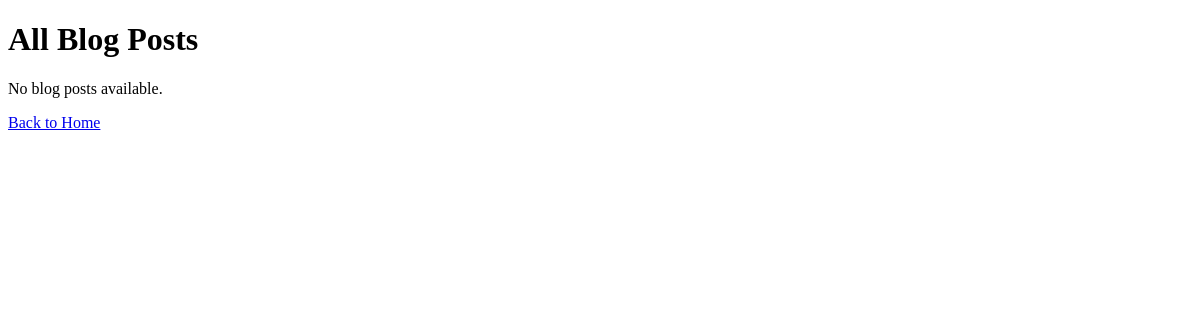
Page /items/ on the earlier database version.
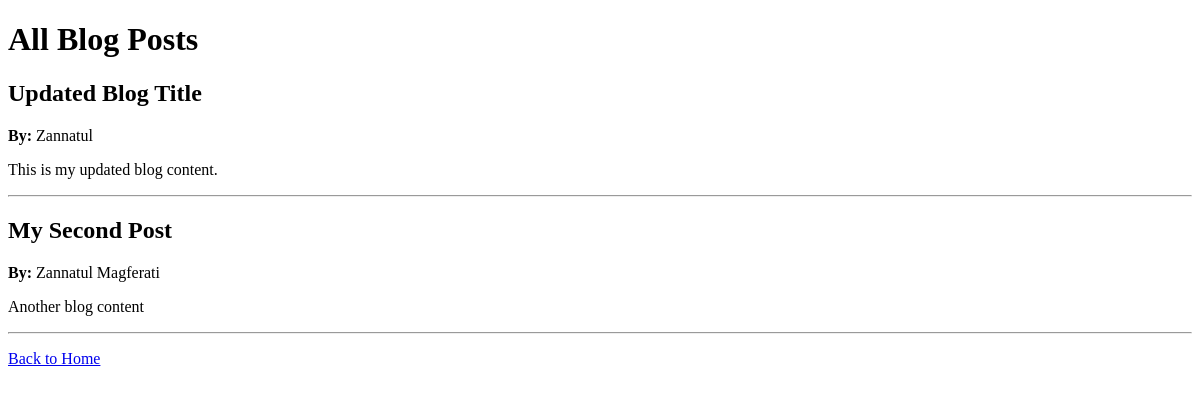
Same page on the later database version.
### home/models.py (models this page shows, shortened)
class Blog(models.Model):
    title = models.CharField(max_length=100,blank=True,null=True)
    name = models.CharField(max_length=50, blank=True, null=True)
    content = models.TextField(blank=True,null=True)

### home/views.py (the view)
# urls.py: path("items/", views.show_items, name="show_items"),
def show_items(request):
    blogs = Blog.objects.all()
    return render(request, 'items.html', {'blogs': blogs})

### home/templates/items.html (shortened to what this page needs)
<!DOCTYPE html>
<html lang="en">
<head>
</head>
<body>
    <h1>All Blog Posts</h1>
    {% if blogs %}
        {% for b in blogs %}
            <h2>{{ b.title }}</h2>
            <p><b>By:</b> {{ b.name }}</p>
            <p>{{ b.content }}</p>
            <hr>
        {% endfor %}
    {% else %}
        <p>No blog posts available.</p>
    {% endif %}
    <p><a href="{% url 'blog' %}">Back to Home</a></p>
</body>
</html>

Differences in the rows shown:
added Blog: title "Updated Blog Title", name "Zannatul", content "This is my updated blog content."
added Blog: title "My Second Post", name "Zannatul Magferati", content "Another blog content"
Other differences:
text no longer shown: "No blog posts available."
